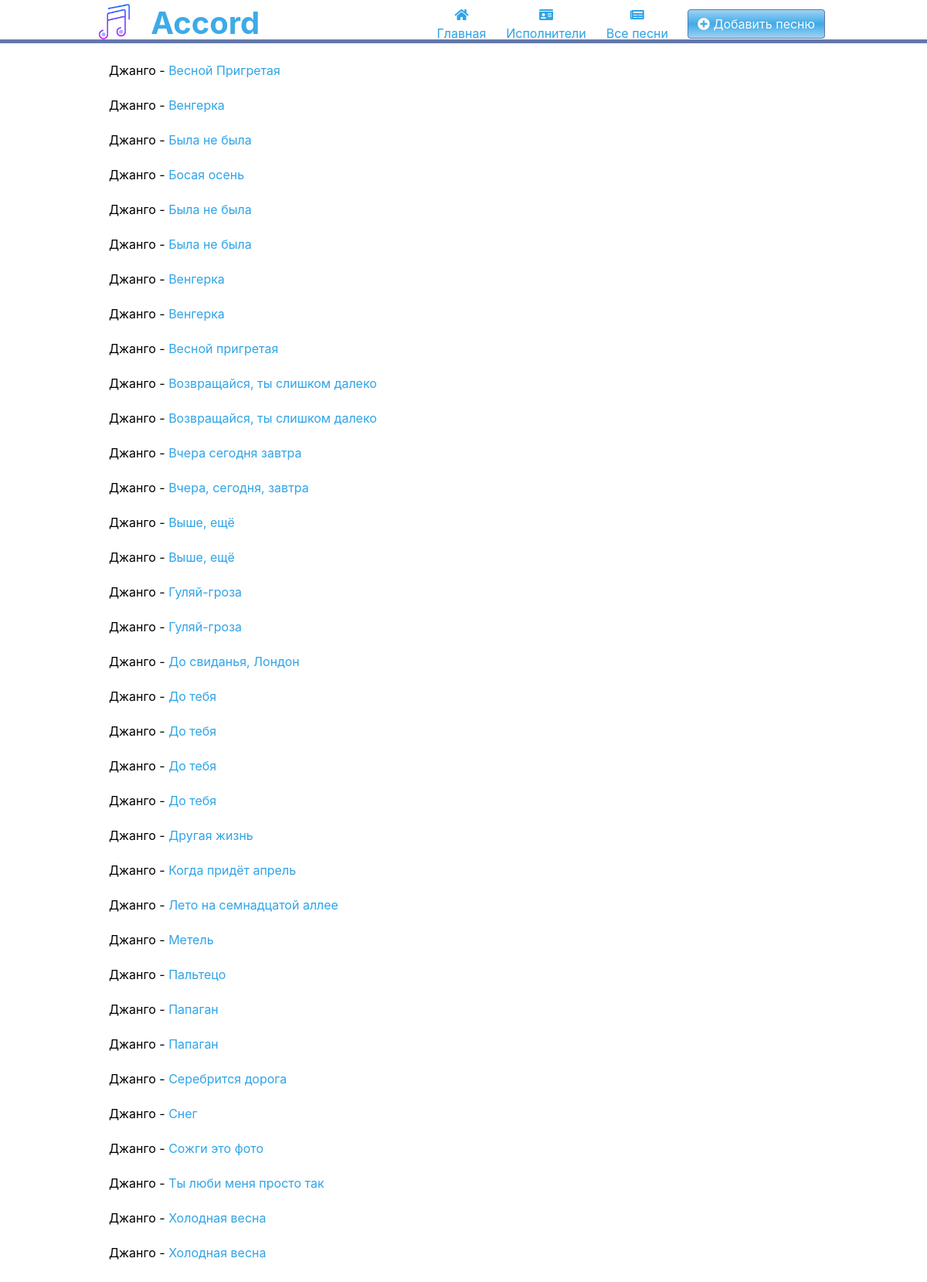
The page / on the database its author committed.
### main/models.py (models this page shows, shortened)
class Accord(models.Model):
    artist = models.CharField("Исполнитель", max_length=50)
    song_title = models.CharField("Название произведения", max_length=150)
    song_text = models.TextField("Аккорды и текст")
    сhords_used =models.CharField("Используемые аккорды", max_length=250)
    link_to_the_video = models.CharField("Ссылка на видео", max_length=250)
    class Meta:
        verbose_name = "Подбор аккордов"
        verbose_name_plural = "Подборы аккордов"

### main/views.py (the view)
# urls.py: path('', views.index, name='home'),
def index(request):
    song = Accord.objects.all()
    return render(request, "main/index.html", {'song': song, "title": "Accord"})

### main/templates/main/index.html (shortened to what this page needs)
{%extends 'main/layout.html'%}
{%load static%}
{% block content %}
    <div class='container'>
        {% if song %}
            {% for el in song %}
                <div class="song_element">
                    <p>
                        <a>{{ el.artist }}</a> - <a href="{% url 'song' el.id %}">{{ el.song_title }}</a>
                    </p>
                </div>
            {% endfor %}
            {% else %}
                <p>У вас нет записей</p>
        {% endif %}
    </div>
{% endblock %}

### main/templates/main/layout.html (shortened to what this page needs)
{%load static%}
<!DOCTYPE html>
<html lang="ru">
<head>
    <link rel="stylesheet" href="https://stackpath.bootstrapcdn.com/bootswatch/4.5.2/cerulean/bootstrap.min.css"></link>
    <link rel="stylesheet" href="{% static 'main/css/main.css'%}"></link>
    <link rel="stylesheet" href="https://use.fontawesome.com/releases/v5.8.2/css/all.css"></link>
</head>
<body>
    <aside>
        <div class='container'>
            <img src="{% static 'main/img/logo.png' %}" alt="Accord">
            <span class="logo">Accord</span>
            <div class='menu'>
                <a href="{% url 'home' %}"><button class="btn btn-link"><i class="fas fa-home"></i><p>Главная</p></button></a>
                <a href=""><button class="btn btn-link"><i class="fas fa-id-card"></i><p>Исполнители</p></button></a>
                <a href="{% url 'home' %}"><button class="btn btn-link"><i class="fas fa-newspaper"></i><p>Все песни</p></button></a>
                <a href="{% url 'adding' %}" id="add_a_song"><button class="btn btn-info"><i class="fas fa-plus-circle"></i> Добавить песню</button></a>
            </div>
        </div>
    </aside>
    <main>
        {% block content %}
        {% endblock %}
    </main>
</body>
</html>

### main/static/main/css/main.css (style rules this page uses)
body { background: #ffffff; }
aside { background: #ffffff; width: 100%; height: 7vh; color: #3eaae7; border-bottom: 5px solid #6378ab; margin-bottom: 15px; position: fixed; padding: 0px; }
aside img { width: 7vh; float: left; }
aside .logo { font-size: 5vh; margin-left: 2%; font-weight: bold; position: relative; }
aside .menu { display: flex; float: right; font-size: 2vh; }
aside .menu p { margin: 0.5vh 1.5vh; }
#add_a_song { font-size: 2vh; padding: 0.5vh; margin: 1vh; }
aside .menu a button p { padding: 0vh; margin: 0px; font-size: 2vh; }
main { padding-bottom: 15px; color: black; text-align: center; float: right; width: 100%; margin-top: 1vh; }
div .song_element { margin: 21px; text-align: left; }
.btn-info { background-image: linear-gradient(#9ed2f3, #3eaae7 50%, #9ed2f3); background-color: #6477ab; border-color: #6477ab; }
.container { max-width: 1200px; margin: 0px auto; padding: 0px 5px 10px; }
main .container { padding-top: 50px; }
@media (max-width:1200px) { .container { max-width: 970px; } }

### rows shown on the page
Accord: artist "Джанго", song_title "Весной Пригретая"
Accord: artist "Джанго", song_title "Венгерка"
Accord: artist "Джанго", song_title "Была не была"
Accord: artist "Джанго", song_title "Босая осень"
Accord: artist "Джанго", song_title "Была не была"
Accord: artist "Джанго", song_title "Была не была"
Accord: artist "Джанго", song_title "Венгерка"
Accord: artist "Джанго", song_title "Венгерка"
Accord: artist "Джанго", song_title "Весной пригретая"
Accord: artist "Джанго", song_title "Возвращайся, ты слишком далеко"
Accord: artist "Джанго", song_title "Возвращайся, ты слишком далеко"
Accord: artist "Джанго", song_title "Вчера сегодня завтра"
Accord: artist "Джанго", song_title "Вчера, сегодня, завтра"
Accord: artist "Джанго", song_title "Выше, ещё"
Accord: artist "Джанго", song_title "Выше, ещё"
Accord: artist "Джанго", song_title "Гуляй-гроза"
Accord: artist "Джанго", song_title "Гуляй-гроза"
Accord: artist "Джанго", song_title "До свиданья, Лондон"
Accord: artist "Джанго", song_title "До тебя"
Accord: artist "Джанго", song_title "До тебя"
Accord: artist "Джанго", song_title "До тебя"
Accord: artist "Джанго", song_title "До тебя"
Accord: artist "Джанго", song_title "Другая жизнь"
Accord: artist "Джанго", song_title "Когда придёт апрель"
Accord: artist "Джанго", song_title "Лето на семнадцатой аллее"
Accord: artist "Джанго", song_title "Метель"
Accord: artist "Джанго", song_title "Пальтецо"
Accord: artist "Джанго", song_title "Папаган"
Accord: artist "Джанго", song_title "Папаган"
Accord: artist "Джанго", song_title "Серебрится дорога"
Accord: artist "Джанго", song_title "Снег"
Accord: artist "Джанго", song_title "Сожги это фото"
Accord: artist "Джанго", song_title "Ты люби меня просто так"
Accord: artist "Джанго", song_title "Холодная весна"
Accord: artist "Джанго", song_title "Холодная весна"
